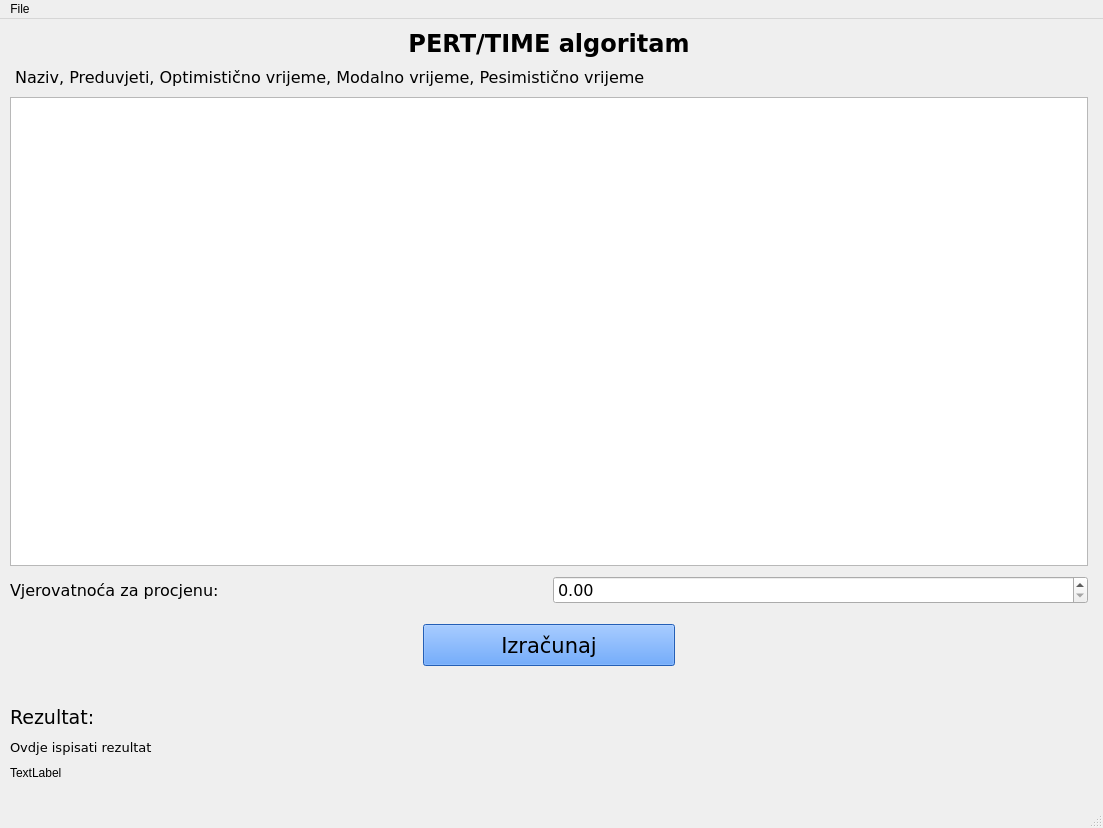
<?xml version="1.0" encoding="UTF-8"?>
<ui version="4.0">
 <class>mainWindow</class>
 <widget class="QMainWindow" name="mainWindow">
  <property name="geometry">
   <rect>
    <x>0</x>
    <y>0</y>
    <width>1103</width>
    <height>828</height>
   </rect>
  </property>
  <property name="sizePolicy">
   <sizepolicy hsizetype="Fixed" vsizetype="Fixed">
    <horstretch>0</horstretch>
    <verstretch>0</verstretch>
   </sizepolicy>
  </property>
  <property name="windowTitle">
   <string>MainWindow</string>
  </property>
  <widget class="QWidget" name="centralwidget">
   <widget class="QWidget" name="gridLayoutWidget">
    <property name="geometry">
     <rect>
      <x>0</x>
      <y>0</y>
      <width>1098</width>
      <height>771</height>
     </rect>
    </property>
    <layout class="QGridLayout" name="gridLayout">
     <property name="sizeConstraint">
      <enum>QLayout::SetNoConstraint</enum>
     </property>
     <property name="leftMargin">
      <number>10</number>
     </property>
     <property name="topMargin">
      <number>10</number>
     </property>
     <property name="rightMargin">
      <number>10</number>
     </property>
     <property name="bottomMargin">
      <number>10</number>
     </property>
     <property name="horizontalSpacing">
      <number>7</number>
     </property>
     <property name="verticalSpacing">
      <number>10</number>
     </property>
     <item row="6" column="0" colspan="2">
      <spacer name="horizontalSpacer">
       <property name="orientation">
        <enum>Qt::Horizontal</enum>
       </property>
       <property name="sizeHint" stdset="0">
        <size>
         <width>40</width>
         <height>20</height>
        </size>
       </property>
      </spacer>
     </item>
     <item row="3" column="0" colspan="2">
      <widget class="QTextEdit" name="textBox">
       <property name="sizePolicy">
        <sizepolicy hsizetype="Expanding" vsizetype="Expanding">
         <horstretch>0</horstretch>
         <verstretch>0</verstretch>
        </sizepolicy>
       </property>
       <property name="font">
        <font>
         <family>Verdana</family>
         <pointsize>12</pointsize>
        </font>
       </property>
       <property name="styleSheet">
        <string notr="true"/>
       </property>
      </widget>
     </item>
     <item row="10" column="0">
      <widget class="QLabel" name="labelSlikaGrafa">
       <property name="text">
        <string>TextLabel</string>
       </property>
      </widget>
     </item>
     <item row="9" column="0">
      <widget class="QLabel" name="labelRezultat">
       <property name="font">
        <font>
         <family>Verdana</family>
         <pointsize>10</pointsize>
        </font>
       </property>
       <property name="text">
        <string>Ovdje ispisati rezultat</string>
       </property>
      </widget>
     </item>
     <item row="4" column="1">
      <widget class="QDoubleSpinBox" name="doubleSpinBox">
       <property name="font">
        <font>
         <family>Verdana</family>
         <pointsize>12</pointsize>
        </font>
       </property>
       <property name="maximum">
        <double>1.000000000000000</double>
       </property>
       <property name="singleStep">
        <double>0.100000000000000</double>
       </property>
      </widget>
     </item>
     <item row="5" column="0" colspan="2" alignment="Qt::AlignHCenter">
      <widget class="QPushButton" name="buttonIzracunaj">
       <property name="sizePolicy">
        <sizepolicy hsizetype="Preferred" vsizetype="Preferred">
         <horstretch>0</horstretch>
         <verstretch>0</verstretch>
        </sizepolicy>
       </property>
       <property name="font">
        <font>
         <family>Verdana</family>
         <pointsize>16</pointsize>
        </font>
       </property>
       <property name="styleSheet">
        <string notr="true">justifyContent: 'center';
background-color: rgb(51, 133, 255);
height: 40;
width: 250;
margin: 10;
borderRadius: 30;
paddingHorizontal: 30;
marginTop: 30;
alignItems: 'center';
fontSize: 20;
color: &quot;#FFF&quot;;
fontWeight: &quot;bold&quot;</string>
       </property>
       <property name="text">
        <string>Izračunaj</string>
       </property>
      </widget>
     </item>
     <item row="1" column="0" colspan="2">
      <widget class="QLabel" name="naslov">
       <property name="font">
        <font>
         <family>Verdana</family>
         <pointsize>18</pointsize>
         <weight>75</weight>
         <bold>true</bold>
        </font>
       </property>
       <property name="text">
        <string>PERT/TIME algoritam</string>
       </property>
       <property name="alignment">
        <set>Qt::AlignCenter</set>
       </property>
      </widget>
     </item>
     <item row="2" column="0" colspan="2">
      <widget class="QLabel" name="label">
       <property name="font">
        <font>
         <family>Verdana</family>
         <pointsize>12</pointsize>
        </font>
       </property>
       <property name="text">
        <string> Naziv, Preduvjeti, Optimistično vrijeme, Modalno vrijeme, Pesimistično vrijeme</string>
       </property>
      </widget>
     </item>
     <item row="4" column="0" alignment="Qt::AlignLeft">
      <widget class="QLabel" name="label_2">
       <property name="font">
        <font>
         <family>Verdana</family>
         <pointsize>12</pointsize>
        </font>
       </property>
       <property name="text">
        <string>Vjerovatnoća za procjenu:</string>
       </property>
      </widget>
     </item>
     <item row="8" column="0">
      <widget class="QLabel" name="label_3">
       <property name="font">
        <font>
         <family>Verdana</family>
         <pointsize>14</pointsize>
        </font>
       </property>
       <property name="text">
        <string>Rezultat:</string>
       </property>
      </widget>
     </item>
    </layout>
   </widget>
  </widget>
  <widget class="QMenuBar" name="menubar">
   <property name="geometry">
    <rect>
     <x>0</x>
     <y>0</y>
     <width>1103</width>
     <height>26</height>
    </rect>
   </property>
   <widget class="QMenu" name="menuAbout">
    <property name="title">
     <string>File</string>
    </property>
    <addaction name="actionAbout"/>
   </widget>
   <addaction name="menuAbout"/>
  </widget>
  <widget class="QStatusBar" name="statusbar"/>
  <action name="actionAbout">
   <property name="text">
    <string>About</string>
   </property>
  </action>
 </widget>
 <resources/>
 <connections/>
</ui>
